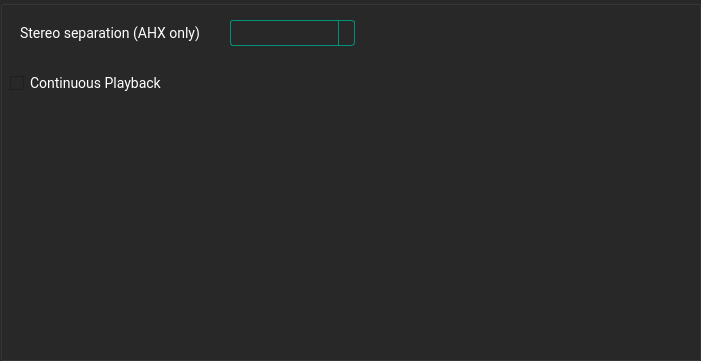
  <widget class="QGroupBox" name="groupBoxHivelytracker">
   <property name="geometry">
    <rect>
     <x>170</x>
     <y>220</y>
     <width>701</width>
     <height>361</height>
    </rect>
   </property>
   <property name="styleSheet">
    <string notr="true">
        QWidget
                {
                border-color:#ff2828;
                selection-background-color: #333333/*selection*/;
                selection-color: #ffffff/*main text*/;
                font-family:Roboto;
                font-size:14px;
                background-color:#282828/*background*/;
                color:#ffffff/*main text*/;
                }
                QTextEdit {
                border: 8px solid;
                border-color:#009379/*main*/;
                border-radius: 3px;
                padding: 1px 18px 1px 3px;
                min-width: 6em;
                }

                QSlider::groove:horizontal {
                background-color: #404040/*medium*/;
                height: 4px;
                border-radius: 4px;
                }
                QSlider::handle:horizontal {
                background-color: #009379/*main*/;
                border: 2px solid #009379/*main*/;
                width: 11px;
                height: 20px;
                line-height: 20px;
                margin-top: -5px;
                margin-bottom: -5px;
                border-radius: 7px;
                }
                QSlider::handle:horizontal:hover {
                background-color: #00c09e/*main hover*/;
                border: 2px solid #00c09e/*main hover*/;
                }

                QSlider::sub-page:horizontal {
                background-color:#009379/*main*/;
                }
                QComboBox {
                border: 1px solid;
                border-color: #009379/*main*/;
                border-radius: 3px;
                padding: 1px 18px 1px 3px;
                }

                QComboBox:!editable, QComboBox::drop-down:editable {
                background: ;
                }

                /* QComboBox gets the &quot;on&quot; state when the popup is open */
                QComboBox:!editable:on, QComboBox::drop-down:editable:on {
                background: #333333/*selection*/
                }

                QComboBox:on { /* shift the text when the popup opens */
                padding-top: 3px;
                padding-left: 4px;
                }

                QComboBox::drop-down {
                subcontrol-origin: padding;
                subcontrol-position: top right;
                width: 15px;

                border-left-width: 1px;
                border-left-color: #009379/*main*/;
                border-left-style: solid; /* just a single line */
                border-top-right-radius: 3px; /* same radius as the QComboBox */
                border-bottom-right-radius: 3px;
                }
                QComboBox QAbstractItemView {
                border: 1px solid;
                border-color: #009379/*main*/;
                background-color:#282828/*background*/;
                outline:none;
                }

                QComboBox::down-arrow:on { /* shift the arrow when popup is open */
                top: 1px;
                left: 1px;
                }

                QLineEdit {
                border: 1px solid;
                border-color:#009379/*main*/;
                border-radius: 3px;
                padding: 1px 18px 1px 3px;
                min-width: 6em;
                }
                QLineEdit:disabled{
                border-color:#404040/*medium*/;
                }
                QWidget:disabled
                {
                color:#404040/*medium*/;

                }

                QSlider::handle:disabled {
                background-color: #404040/*medium*/;
                border: 2px solid #404040/*medium*/;
                }
                QSlider::sub-page:horizontal:disabled {
                background-color:#404040/*medium*/;
                }
                QComboBox:disabled {
                border: 1px solid #404040/*medium*/;

                }
                QComboBox::drop-down:disabled {

                border-left-color: #404040/*medium*/;

                }
                QPushButton
                {
                font-family:roboto;
                background-color: #b7b7b7/*button*/;
                border-radius: 12px;
                padding:4px;
                font-size:14px;
                color:#282828/*background*/;
                }
                QPushButton:hover
                {
                background-color: #ffffff/*button hover*/;
                }
    </string>
   </property>
   <property name="title">
    <string/>
   </property>
   <property name="flat">
    <bool>true</bool>
   </property>
   <widget class="QLabel" name="labelHivelyTrackerStereoSeparation">
    <property name="geometry">
     <rect>
      <x>20</x>
      <y>20</y>
      <width>300</width>
      <height>26</height>
     </rect>
    </property>
    <property name="toolTip">
     <string>This has no effect on HVL files</string>
    </property>
    <property name="text">
     <string>Stereo separation (AHX only)</string>
    </property>
   </widget>
   <widget class="QComboBox" name="comboBoxHivelyTrackerStereoSeparation">
    <property name="enabled">
     <bool>true</bool>
    </property>
    <property name="geometry">
     <rect>
      <x>230</x>
      <y>20</y>
      <width>125</width>
      <height>26</height>
     </rect>
    </property>
    <property name="autoFillBackground">
     <bool>false</bool>
    </property>
    <property name="styleSheet">
     <string notr="true"/>
    </property>
    <property name="editable">
     <bool>false</bool>
    </property>
    <property name="currentText">
     <string/>
    </property>
    <property name="placeholderText">
     <string/>
    </property>
    <property name="frame">
     <bool>false</bool>
    </property>
   </widget>
   <widget class="QCheckBox" name="checkBoxHivelyTrackerContinuousPlayback">
    <property name="geometry">
     <rect>
      <x>10</x>
      <y>70</y>
      <width>200</width>
      <height>26</height>
     </rect>
    </property>
    <property name="text">
     <string>Continuous Playback</string>
    </property>
    <property name="iconSize">
     <size>
      <width>40</width>
      <height>40</height>
     </size>
    </property>
   </widget>
  </widget>
